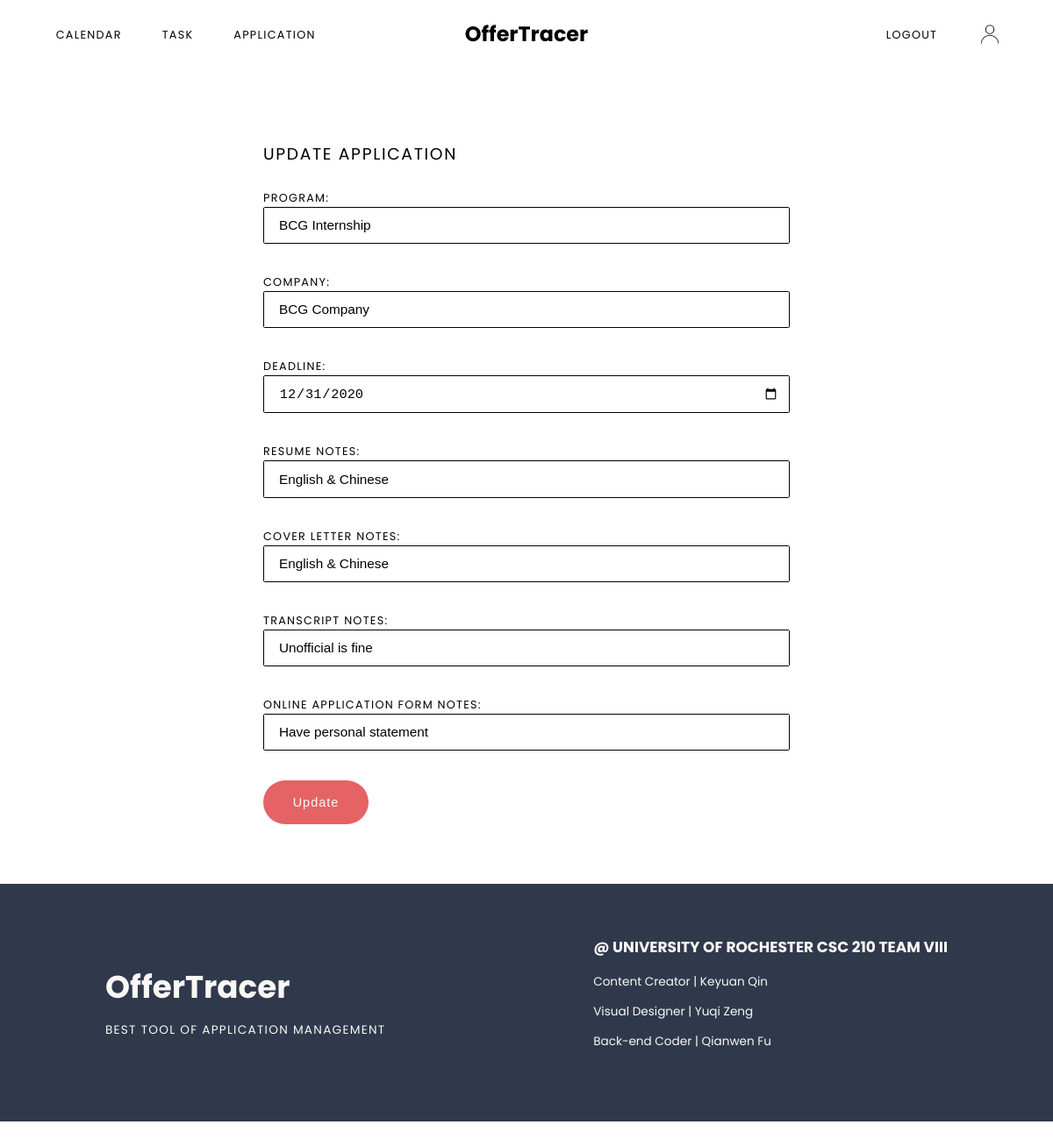
The app's page /job_update/1 (signed in) with its own data.
### models.py (models this page shows, shortened)
class Job(db.Model):
	id = db.Column(db.Integer, primary_key=True)
	program = db.Column(db.String(100), nullable=False)
	company = db.Column(db.String(100), nullable=False)
	deadline = db.Column(db.DateTime)
	complete = db.Column(db.Boolean(False), nullable=False)
	resume = db.Column(db.Boolean(False), nullable=False)
	resumeNotes = db.Column(db.Text)
	coverletter = db.Column(db.Boolean(False), nullable=False)
	coverletterNotes = db.Column(db.Text)
	transcript = db.Column(db.Boolean(False), nullable=False)
	transcriptNotes = db.Column(db.Text)
	onlineForm = db.Column(db.Boolean(False), nullable=False)#online application form whether filled out or not
	onlineFormNotes = db.Column(db.Text)
	user_id = db.Column(db.Integer, db.ForeignKey('user.id'), nullable=False)
	tasks = db.relationship('Task', backref='position', lazy=True)
	assessments = db.relationship('Assessment', backref='position', lazy=True)

### main.py (the view, shortened to what this page needs)
@main.route('/job_update/<int:job_id>', methods=['GET','POST'])
@login_required
def job_update(job_id):
	job = Job.query.get_or_404(job_id)
	return render_template('update_job.html', job=job)

### app.py (called while the page is built)
@login_manager.user_loader
def load_user(user_id):
	return User.query.get(int(user_id))

### templates/update_job.html (shortened to what this page needs)
{% extends "baseLogged.html" %}
{% block content %}
<div class="sectionContainer">
	<form method="POST" action="" class="content containAlignCenter loginContent">
		<h2>Update Application</h2>
		<label for="program">Program: </label><br><input type="text" name="program" id="program" class="inputNormal" value="{{job.program}}" required><br>
		<label for="company">Company: </label><br><input type="text" name="company" id="company" class="inputNormal" value="{{job.company}}" required><br>
		<label for="deadline">Deadline: </label><br><input type="date" name="deadline" id="deadline" class="inputNormal" value="{{job.deadline.date()}}" required><br>
		<label for="resumeNotes">Resume Notes:</label><br><input type="text" name="resumeNotes" id="resumeNotes" class="inputNormal" value="{{job.resumeNotes}}"><br>
		<label for="coverletterNotes">Cover Letter Notes:</label><br><input type="text" name="coverletterNotes" id="coverletterNotes" class="inputNormal" value="{{job.coverletterNotes}}"><br>
		<label for="transcriptNotes">Transcript Notes:</label><br><input type="text" name="transcriptNotes" id="transcriptNotes" class="inputNormal" value="{{job.transcriptNotes}}"><br>
		<label for="onlineFormNotes">Online Application Form Notes:</label><br><input type="text" name="onlineFormNotes" id="onlineFormNotes" class="inputNormal" value="{{job.onlineFormNotes}}"><br>
		<input type="submit" value="Update" class="submit updateSave" id="submit">
	</form>
</div>
{% endblock %}

### static/css/styles.css (style rules this page uses)
html, body, .container { margin: 0; height: 100%; }
.sectionContainer { margin: 0 auto; width: 100%; align-self: center; display: flex; flex-wrap: wrap; justify-content: center; }
.content { height: auto; max-width: 80%; font-family: 'Poppins', sans-serif; display: flex; align-items: center; }
.containAlignCenter { margin: 0 auto; align-self: center; display: flex; flex-wrap: wrap; justify-content: center; }
@media (max-width: 1350px) { html { zoom: 90%; } }
@media (max-width: 1250px) { html { zoom: 85%; } }

### static/css/calendar.css (style rules this page uses)
*, *:before, *:after { -moz-box-sizing: border-box; -webkit-box-sizing: border-box; box-sizing: border-box; }

### static/css/update.css (style rules this page uses)
.loginContent { width: 50%; display: block; padding-bottom: 80px; margin-top: 80px; }
.loginContent h2 { font-size: 22px; text-transform: uppercase; font-weight: normal; letter-spacing: 2px; margin-bottom: 30px; }
.loginContent label { font-size: 15px; text-transform: uppercase; letter-spacing: 1.5px; font-weight: normal; }
.inputNormal { font-size: 18px; font-weight: normal; margin-bottom: 40px; width: 100%; padding: 13px; padding-left: 20px; outline: none; border: 1px solid black; border-radius: 2px; }
.updateSave { border: none; outline: none; color: #faf8f6; background-color: #e56365; border-radius: 30px; font-size: 17px; letter-spacing: 1.2px; padding-left: 30px; padding-right: 30px; padding-top: 20px; padding-bottom: 20px; width: 20%; }

### records on screen
Job: program "BCG Internship", company "BCG Company", deadline "12/31/2020", resumeNotes "English & Chinese", coverletterNotes "English & Chinese", transcriptNotes "Unofficial is fine", onlineFormNotes "Have personal statement"
